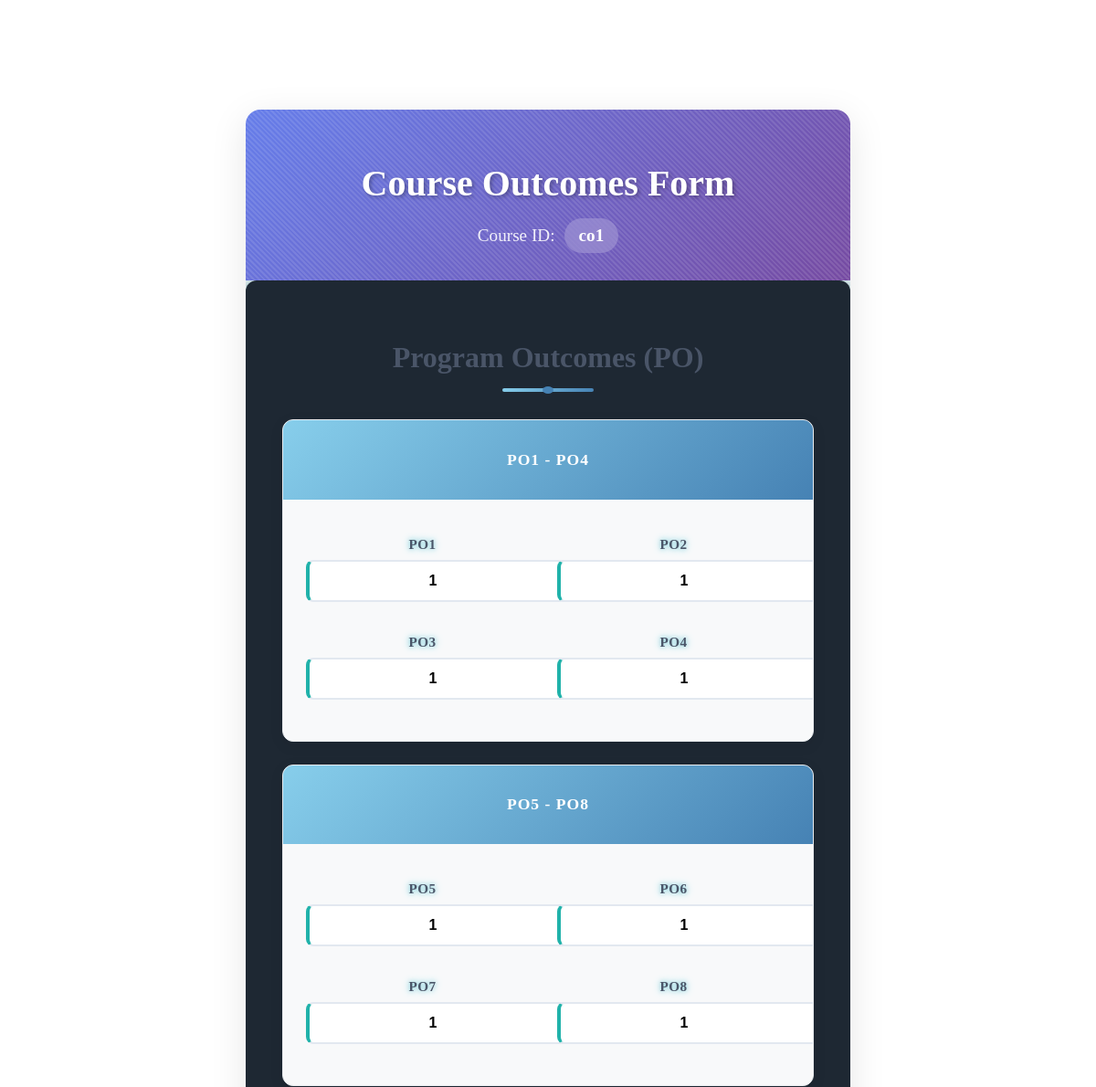
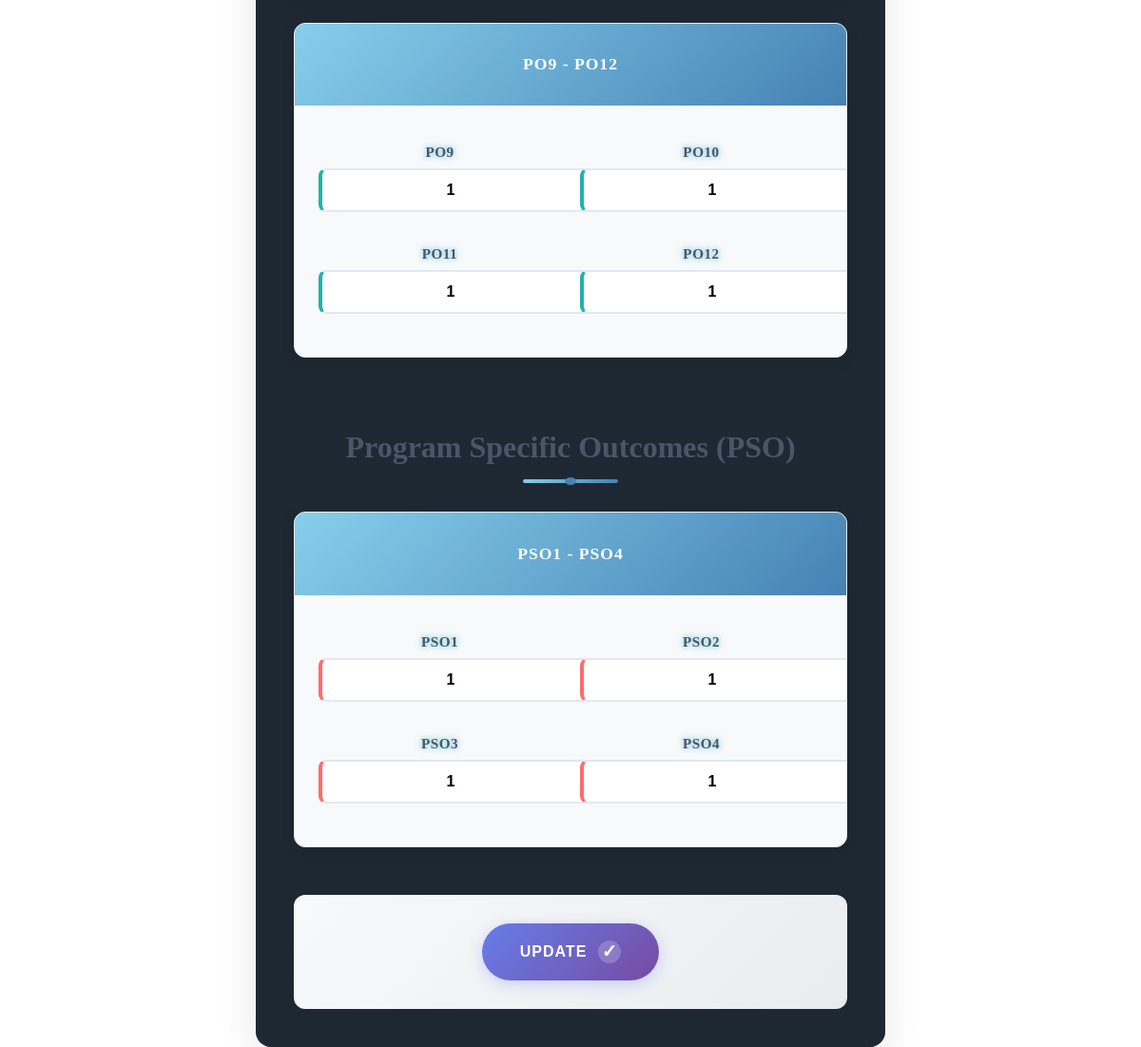
/user/update_co.php?updateid=1 (signed in), run on the app's committed database (2 pictures, top to bottom).
### tables this page shows
CREATE TABLE `co1` (
  `subject` varchar(20) NOT NULL,
  `po1` int(3) NOT NULL,
  `po2` int(3) NOT NULL,
  `po3` int(3) NOT NULL,
  `po4` int(3) NOT NULL,
  `po5` int(3) NOT NULL,
  `po6` int(3) NOT NULL,
  `po7` int(3) NOT NULL,
  `po8` int(3) NOT NULL,
  `po9` int(3) NOT NULL,
  `po10` int(3) NOT NULL,
  `po11` int(3) NOT NULL,
  `po12` int(3) NOT NULL,
  `pso1` int(3) NOT NULL,
  `pso2` int(3) NOT NULL,
  `pso3` int(3) NOT NULL,
  `pso4` int(3) NOT NULL
);

### user/update_co.php (the view, shortened to what this page needs)
<?php
include("connect.php");
$sub = $_SESSION['username'];
$id = $_GET['updateid'];
$sql = "SELECT * FROM `co{$id}` WHERE subject='$sub'";
$result = mysqli_query($conn,$sql);
$row = mysqli_fetch_assoc($result);
$po1 = $row['po1'];
$po2 = $row['po2'];
$po3 = $row['po3'];
$po4 = $row['po4'];
$po5 = $row['po5'];
$po6 = $row['po6'];
$po7 = $row['po7'];
$po8 = $row['po8'];
$po9 = $row['po9'];
$po10 = $row['po10'];
$po11 = $row['po11'];
$po12 = $row['po12'];
$pso1 = $row['pso1'];
$pso2 = $row['pso2'];
$pso3 = $row['pso3'];
$pso4 = $row['pso4'];
?>
<!DOCTYPE html>
<html lang="en">
<head>
    <link rel="stylesheet" href="../static/css/home.css">
    <link rel="stylesheet" href="../static/css/user_op2.css">
</head>
<body>
<div class="ia-form-container">
    <div class="form-header">
        <h1 class="form-title">Course Outcomes Form</h1>
        <div class="subject-info">
            <span class="subject-label">Course ID:</span>
            <span class="subject-id"><?php echo"co{$id}";?></span>
        </div>
    </div>
    <form action="<?php $_SERVER['PHP_SELF']?>" method="post" class="ia-main-form">
        <div class="ia-section">
            <div class="section-header">
                <h2 class="section-title">Program Outcomes (PO)</h2>
                <div class="section-divider"></div>
            </div>
            <div class="questions-grid">
                <div class="question-card">
                    <div class="question-header">
                        <h3 class="question-title">PO1 - PO4</h3>
                    </div>
                    <div class="question-content">
                        <div class="input-row">
                            <div class="form-group">
                                <label class="form-label">PO1</label>
                                <input type="number" class="form-input co-input" name="po1" value=<?php echo"{$po1}";?> required>
                            </div>
                            <div class="form-group">
                                <label class="form-label">PO2</label>
                                <input type="number" class="form-input co-input" name="po2" value=<?php echo"{$po2}";?> required>
                            </div>
                        </div>
                        <div class="input-row">
                            <div class="form-group">
                                <label class="form-label">PO3</label>
                                <input type="number" class="form-input co-input" name="po3" value=<?php echo"{$po3}";?> required>
                            </div>
                            <div class="form-group">
                                <label class="form-label">PO4</label>
                                <input type="number" class="form-input co-input" name="po4" value=<?php echo"{$po4}";?> required>
                            </div>
                        </div>
                    </div>
                </div>
                <div class="question-card">
                    <div class="question-header">
                        <h3 class="question-title">PO5 - PO8</h3>
                    </div>
                    <div class="question-content">
                        <div class="input-row">
                            <div class="form-group">
                                <label class="form-label">PO5</label>
                                <input type="number" class="form-input co-input" name="po5" value=<?php echo"{$po5}";?> required>
                            </div>
                            <div class="form-group">
                                <label class="form-label">PO6</label>
                                <input type="number" class="form-input co-input" name="po6" value=<?php echo"{$po6}";?> required>
                            </div>
                        </div>
                        <div class="input-row">
                            <div class="form-group">
                                <label class="form-label">PO7</label>
                                <input type="number" class="form-input co-input" name="po7" value=<?php echo"{$po7}";?> required>
                            </div>
                            <div class="form-group">
                                <label class="form-label">PO8</label>
                                <input type="number" class="form-input co-input" name="po8" value=<?php echo"{$po8}";?> required>
                            </div>
                        </div>
                    </div>
                </div>
                <div class="question-card">
                    <div class="question-header">
                        <h3 class="question-title">PO9 - PO12</h3>
                    </div>
                    <div class="question-content">
                        <div class="input-row">
                            <div class="form-group">
                                <label class="form-label">PO9</label>
                                <input type="number" class="form-input co-input" name="po9" value=<?php echo"{$po9}";?> required>
                            </div>
                            <div class="form-group">
                                <label class="form-label">PO10</label>
                                <input type="number" class="form-input co-input" name="po10" value=<?php echo"{$po10}";?> required>
                            </div>
                        </div>
                        <div class="input-row">
                            <div class="form-group">
                                <label class="form-label">PO11</label>
                                <input type="number" class="form-input co-input" name="po11" value=<?php echo"{$po11}";?> required>
                            </div>
                            <div class="form-group">
                                <label class="form-label">PO12</label>
                                <input type="number" class="form-input co-input" name="po12" value=<?php echo"{$po12}";?> required>
                            </div>
                        </div>
                    </div>
                </div>
            </div>
        </div>
        <div class="ia-section">
            <div class="section-header">
                <h2 class="section-title">Program Specific Outcomes (PSO)</h2>
                <div class="section-divider"></div>
            </div>
            <div class="questions-grid">
                <div class="question-card">
                    <div class="question-header">
                        <h3 class="question-title">PSO1 - PSO4</h3>
                    </div>
                    <div class="question-content">
                        <div class="input-row">
                            <div class="form-group">
                                <label class="form-label">PSO1</label>
                                <input type="number" class="form-input level-input" name="pso1" value=<?php echo"{$pso1}";?> required>
                            </div>
                            <div class="form-group">
                                <label class="form-label">PSO2</label>
                                <input type="number" class="form-input level-input" name="pso2" value=<?php echo"{$pso2}";?> required>
                            </div>
                        </div>
                        <div class="input-row">
                            <div class="form-group">
                                <label class="form-label">PSO3</label>
                                <input type="number" class="form-input level-input" name="pso3" value=<?php echo"{$pso3}";?> required>
                            </div>
                            <div class="form-group">
                                <label class="form-label">PSO4</label>
                                <input type="number" class="form-input level-input" name="pso4" value=<?php echo"{$pso4}";?> required>
                            </div>
                        </div>
                    </div>
                </div>
            </div>
        </div>
        <div class="submit-section">
            <button type="submit" name="update" value="update" class="submit-btn">
                <span class="btn-text">Update</span>
                <span class="btn-icon">✓</span>
            </button>
        </div>
    </form>
</div>
</body>
</html>

### static/css/home.css (style rules this page uses)
body { margin: 0; margin-top: 10%; padding: 0; background-color:white; color: #000000; display: flex; min-height: 100vh; }
form { background: #1e2833; border-radius: 12px; box-shadow: 0 8px 20px rgba(0, 0, 0, 0.6), 0 0 30px #8fd6e1; text-align: center; margin: 0; }
label { font-size: 1.2rem; color: #8fd6e1; text-shadow: 0 0 5px #8fd6e1, 0 0 10px #8fd6e1; display: block; margin-bottom: 8px; }
button { background: #e1c16e; color: #000; border: none; border-radius: 8px; padding: 16px; font-size: 1rem; cursor: pointer; transition: background 0.3s ease-in-out, transform 0.2s ease-in-out; }

### static/css/user_op2.css (style rules this page uses)
.ia-form-container { max-width: 1400px; margin: 0 auto; background: white; border-radius: 16px; box-shadow: 0 10px 40px rgba(0, 0, 0, 0.1); overflow: hidden; }
.form-header { background: linear-gradient(135deg, #667eea 0%, #764ba2 100%); color: white; padding: 30px; text-align: center; position: relative; overflow: hidden; }
.form-header::before { content: ''; position: absolute; top: -50%; left: -50%; width: 200%; height: 200%; background: repeating-linear-gradient( 45deg, transparent, transparent 2px, rgba(255, 255, 255, 0.1) 2px, rgba(255, 255, 255, 0.1) 4px ); animation: shimmer 3s linear infinite; }
.form-title { font-size: 2.5rem; font-weight: 700; margin-bottom: 15px; text-shadow: 2px 2px 4px rgba(0, 0, 0, 0.3); position: relative; z-index: 1; }
.subject-info { font-size: 1.2rem; display: flex; justify-content: center; align-items: center; gap: 10px; position: relative; z-index: 1; }
.subject-label { font-weight: 500; opacity: 0.9; }
.subject-id { background: rgba(255, 255, 255, 0.2); padding: 8px 16px; border-radius: 20px; font-weight: 600; backdrop-filter: blur(10px); }
.ia-main-form { padding: 40px; }
.ia-section { margin-bottom: 50px; }
.section-header { text-align: center; margin-bottom: 30px; }
.section-title { font-size: 2rem; font-weight: 600; color: #4a5568; margin-bottom: 15px; position: relative; display: inline-block; }
.section-divider { width: 100px; height: 4px; background: linear-gradient(135deg, #87ceeb, #4682b4); margin: 0 auto; border-radius: 2px; position: relative; }
.section-divider::after { content: ''; position: absolute; top: -2px; left: 50%; transform: translateX(-50%); width: 12px; height: 8px; background: #4682b4; border-radius: 50%; }
.questions-grid { display: grid; grid-template-columns: repeat(auto-fit, minmax(500px, 1fr)); gap: 25px; margin-bottom: 30px; }
.question-card { background: #f8f9fa; border-radius: 12px; overflow: hidden; box-shadow: 0 4px 15px rgba(0, 0, 0, 0.08); transition: all 0.3s ease; border: 1px solid #e9ecef; }
.question-header { background: linear-gradient(135deg, #87ceeb, #4682b4); color: white; padding: 15px 20px; text-align: center; }
.question-title { font-size: 1.1rem; font-weight: 600; text-transform: uppercase; letter-spacing: 1px; }
.question-content { padding: 25px; }
.form-group { margin-bottom: 20px; }
.form-label { display: block; font-weight: 600; color: #4a5568; margin-bottom: 8px; font-size: 0.95rem; text-transform: uppercase; letter-spacing: 0.5px; }
.form-input { width: 100%; border: 2px solid #e2e8f0; border-radius: 8px; font-size: 1rem; transition: all 0.3s ease; background-color: white; }
.co-input, .level-input { padding: 12px 15px; text-align: center; font-weight: 600; }
.co-input { border-left: 4px solid #20b2aa; }
.level-input { border-left: 4px solid #ff6b6b; }
.input-row { display: grid; grid-template-columns: 1fr 1fr; gap: 20px; margin-top: 15px; }
.submit-section { text-align: center; padding: 30px; background: linear-gradient(135deg, #f8f9fa, #e9ecef); border-radius: 12px; margin-top: 40px; }
.submit-btn { background: linear-gradient(135deg, #667eea, #764ba2); color: white; border: none; padding: 18px 40px; border-radius: 50px; font-size: 1.1rem; font-weight: 600; cursor: pointer; transition: all 0.3s ease; display: inline-flex; align-items: center; gap: 12px; text-transform: uppercase; letter-spacing: 1px; box-shadow: 0 4px 15px rgba(102, 126, 234, 0.3); }
.btn-text { font-size: 1rem; }
.btn-icon { font-size: 1.2rem; background: rgba(255, 255, 255, 0.2); width: 24px; height: 24px; border-radius: 50%; display: flex; align-items: center; justify-content: center; }
@media (max-width: 1200px) { .questions-grid { grid-template-columns: 1fr; } }
@media (max-width: 1200px) { .question-card { max-width: 800px; margin: 0 auto; } }

### data on the page
co1: po1 "1", po2 "1", po3 "1", po4 "1", po5 "1", po6 "1", po7 "1", po8 "1", po9 "1", po10 "1", po11 "1", po12 "1", pso1 "1", pso2 "1", pso3 "1", pso4 "1"

### other printed values
$id "1"
